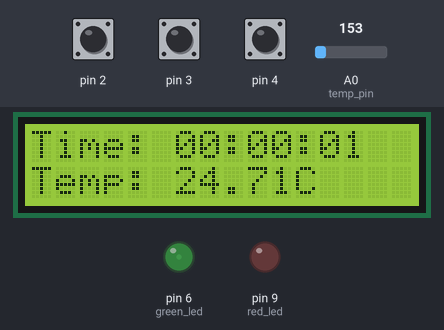
Simulated run of this sketch. Board: Arduino Uno, built with avr-gcc and run on an emulated ATmega328P. Parts: 16×2 character LCD, output pins drawn as LEDs (lit = HIGH). The inputs (shaded band) are chosen by the test bench; at power-on: A0 (temp_pin) = 153, pin 2 HIGH, pin 3 HIGH, pin 4 HIGH.

Above: at 1.2 s.
1.3 s: A0 (temp_pin) set to 134
At 2.8 s:
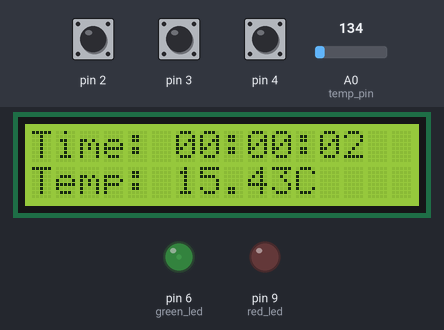
4.5 s: A0 (temp_pin) set to 115
At 5.9 s:
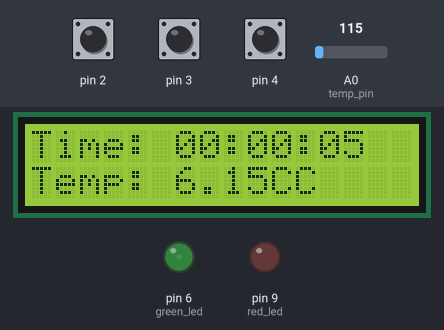
8.7 s: A0 (temp_pin) set to 175
At 9.9 s:
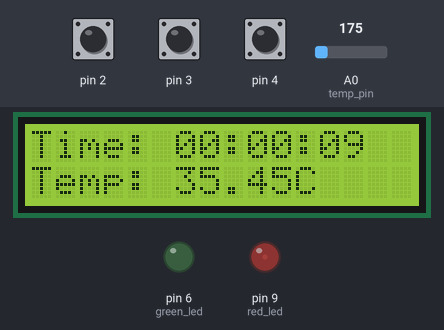
12.9 s: pin 2 pulled LOW for 0.15 s
At 14.0 s:
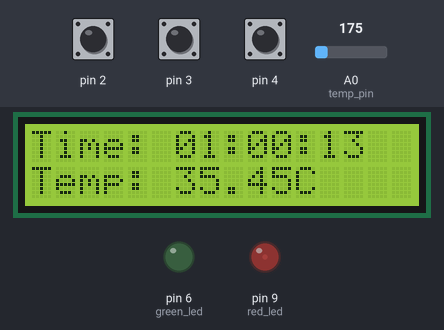
14.7 s: pin 3 pulled LOW for 0.15 s
At 15.6 s:
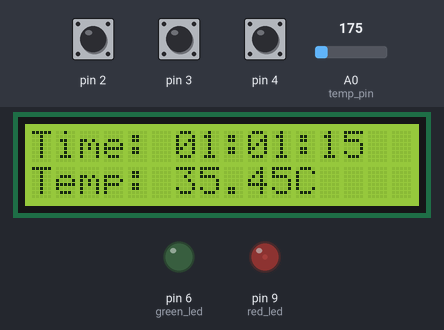
16.7 s: pin 4 pulled LOW for 0.15 s
At 21.8 s:
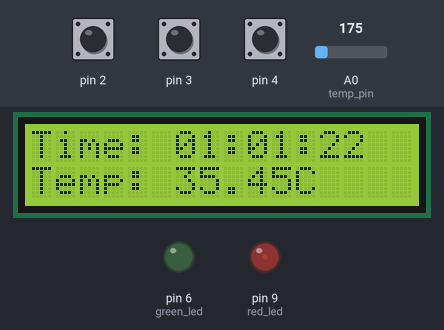
Timing chart, 0 to 22.0 s (numbered marks = the images above; inputs shaded):
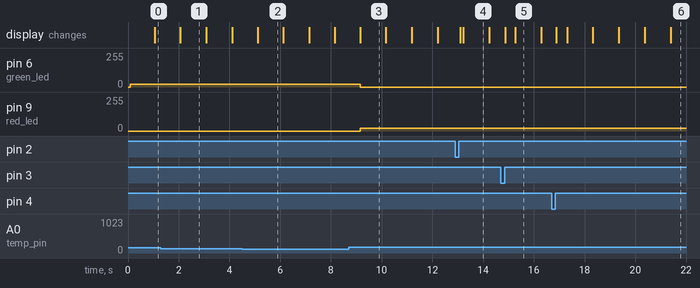

The sketch:

sketch_checking_temp_with_display.ino
```cpp
#include <LiquidCrystal_I2C.h>
#include <TroykaButton.h>

constexpr int temp_pin = A0;
constexpr int green_led = 6;
constexpr int red_led = 9;

LiquidCrystal_I2C lcd(0x38, 16, 2);

TroykaButton button_h(2);
TroykaButton button_m(3);
TroykaButton button_s(4);

int hours, minutes, seconds;

long millisLastTime = 0;
long millisLastTemp = 0;
float temp = 0;

float readTemp(){
  int tmpADC = analogRead(temp_pin);
  float tempVolts = (tmpADC * 5.0) / 1024.0;
  float tempData = (tempVolts - 0.5) * 100;
  return tempData;
}


void setup() {
  pinMode(green_led, OUTPUT);
  pinMode(red_led, OUTPUT);
  lcd.init();
  button_h.begin();
  button_m.begin();
  button_s.begin();
  lcd.backlight();
  lcd.setCursor(0,0);
}

void loop() {
  updateTime();
  updateTimeButtons();
  wrapTime();
  updateTemp();
  printDataLCD();
  ledStatus();
}


void setTime(int h, int m, int s){
  hours = h;
  minutes = m;
  seconds = s;
}

void updateTime(){
  long millisNowTime = millis();
  if (millisNowTime - millisLastTime > 1000){
    millisLastTime = millisNowTime;
    seconds++;
  }
}

void updateTimeButtons(){
  button_h.read();
  button_m.read();
  button_s.read();

  if(button_h.isClick()){
    hours++;
  }
  if(button_m.isClick()){
    minutes++;
  }
  if(button_s.isClick()){
    seconds++;
  }
}

void wrapTime(){
  if(seconds >= 60){
    minutes++;
    seconds = 0;
  }
  if(minutes >= 60){
    hours++;
    minutes = 0;
  }
  if(hours >= 12){
    hours = 0;
  }
}

void updateTemp(){
  long millisNowTemp = millis();
  if (millisNowTemp - millisLastTemp > 1000){
    millisLastTemp = millisNowTemp;
    temp = readTemp();
  }
}

void printDataLCD(){
  lcd.setCursor(0, 0);
  lcd.print("Time: ");
  printTwoDigits(hours);
  lcd.print(":");
  printTwoDigits(minutes);
  lcd.print(":");
  printTwoDigits(seconds);
  lcd.setCursor(0, 1);
  lcd.print("Temp: ");
  lcd.print(temp);
  lcd.print("C");
}

void printTwoDigits(int digit){
  if (digit < 10){
    lcd.print("0");
  }
  lcd.print(digit);
}

void ledStatus(){
  if(temp >= 33.0){
     analogWrite(green_led, 0);
     analogWrite(red_led, 20);
  }
  if(temp <= -10.0){
     analogWrite(green_led, 0);
     analogWrite(red_led, 20);
  }
  if(temp < 33.0 && temp > -10.0){
     analogWrite(green_led, 20);
     analogWrite(red_led, 0);
  }
}
```

Measured:
- the behaviour switches between 123 and 122 on A0 (temp_pin) (found by bisection; images 1 and 2)
- after the input at 4.5 s, the display: changes after 0.62 s (image 2)
- after the input at 8.7 s, pin 6 (green_led): 20/255 → 0/255 after 0.45 s; pin 9 (red_led): 0/255 → 20/255 after 0.45 s; the display: changes after 0.45 s (image 3)
- what the display in image 1 shows lasts 1.0 s, from 2.1 s to 3.1 s
